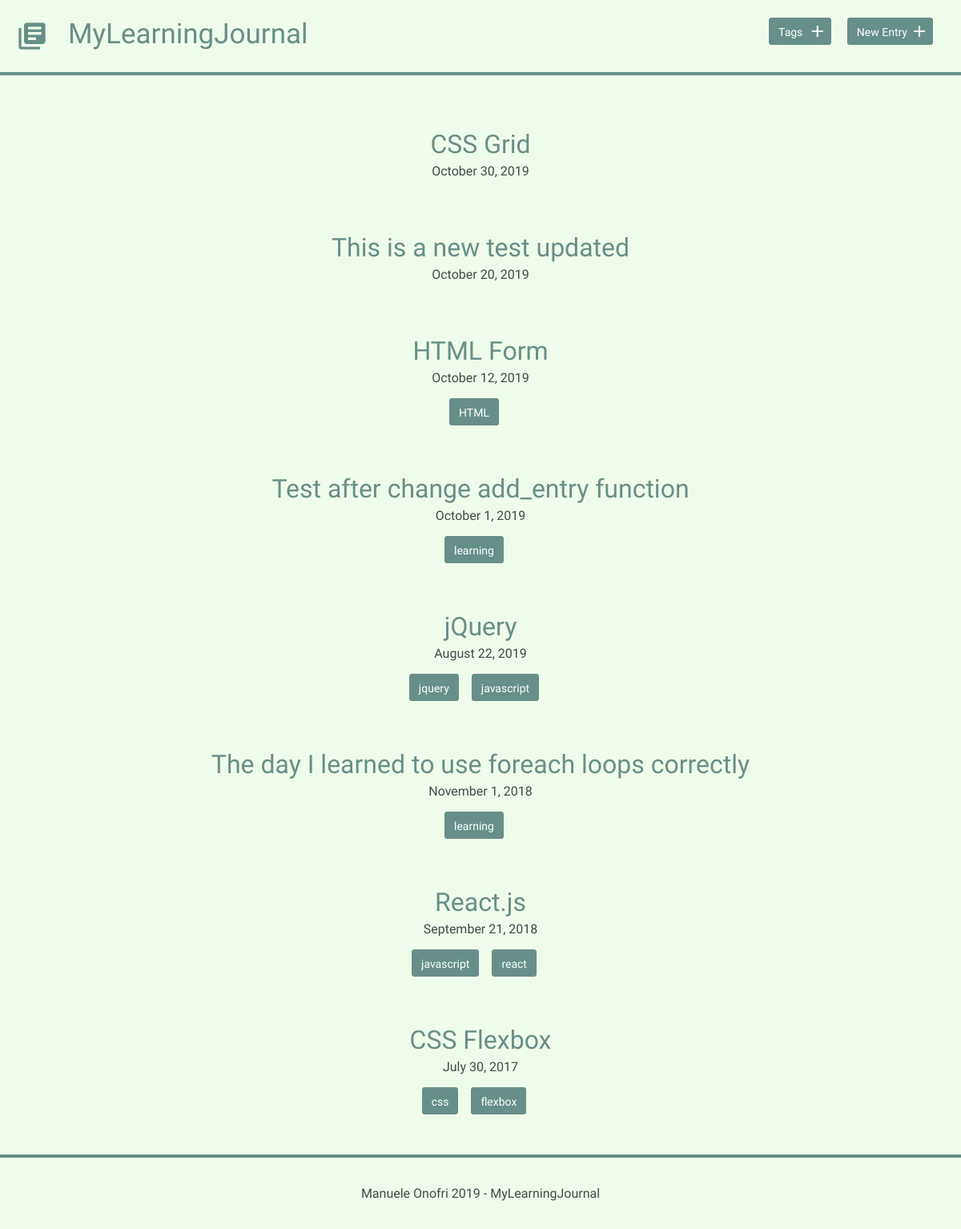
The app's page /, older data.
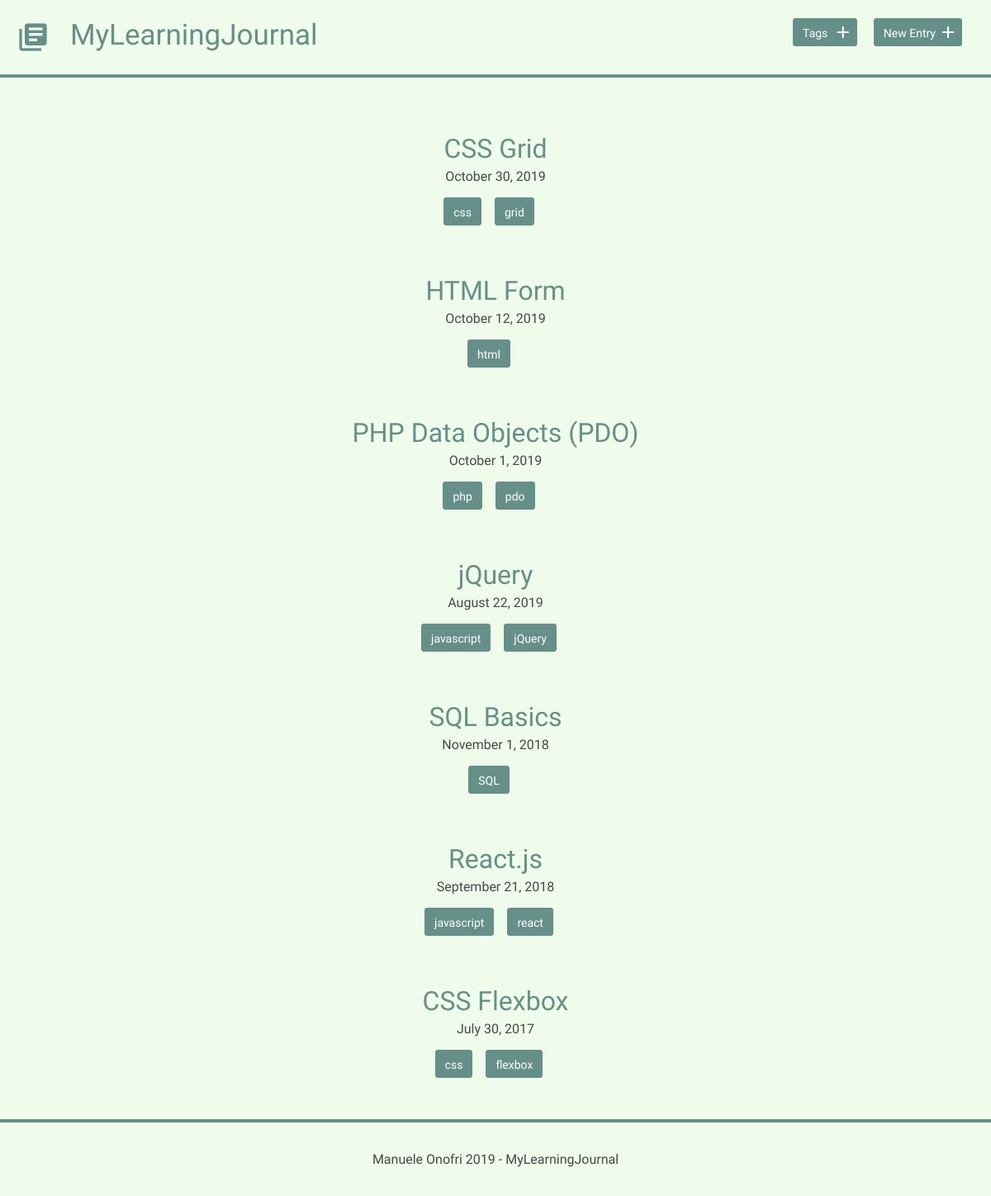
The same page, newer data.
### tables this page shows
CREATE TABLE "entries" (
	`id`	INTEGER,
	`title`	TEXT,
	`date`	TEXT,
	`time_spent`	INTEGER,
	`learned`	BLOB,
	`resources`	BLOB,
	PRIMARY KEY(`id`)
);

### index.php (called while the page is built)
<?php
include('inc/functions.php');
$entries = get_entries();
include('inc/header.php');
include('inc/entriesList.php');
include('inc/footer.php');
?>

### inc/functions.php (called while the page is built, shortened)
<?php
function get_entries() {
    include('connection.php');
    try {
       $results = $db->query('SELECT * FROM entries ORDER BY date DESC');
    } catch (Exception $e) {
       $e->getMessage();
    }
    $entries = $results->fetchAll(PDO::FETCH_ASSOC);
    return $entries;
}
function get_tags_per_entry($entry_id) {
    include('connection.php');
    try {
        $results = $db->query('SELECT tags.name, tags.id FROM tags JOIN entries_tags
                                ON tags.id = entries_tags.tags_id
                                WHERE entries_tags.entries_id = ?');
        $results->bindValue(1, $entry_id, PDO::PARAM_INT);
        $results->execute();
    } catch (Exception $e) {
       $e->getMessage();
    }
    $tags = $results->fetchAll(PDO::FETCH_ASSOC);
    return $tags;
}

### inc/entriesList.php (the view)
<div class="entry-list">
    <?php
    foreach ($entries as $entry) {
    $tags = get_tags_per_entry($entry['id']);
    ?>
        <article>
            <h2>
                <a href="detail.php?id=<?php echo $entry['id']; ?>">
                    <?php echo $entry['title']; ?>
                </a>
            </h2>
            <time datetime="<?php echo $entry['date']; ?>">
                <?php echo strftime("%B %e, %G", strtotime($entry['date'])); ?>
            </time>
            <?php
            if (!empty($tags)) {
                echo "<div class='tags-list'>";
                foreach ($tags as $tag) {
                    echo "<a href='tags.php?id=" . $tag['id'] . "' class='button button-tag'>" . $tag['name'] . "</a>";
                }
                echo "</div>";
            }
            ?>
        </article>
    <?php } ?>
</div>

Row changes from the older to the newer data that the page shows:
removed entries: title "This is a new test updated", date "October 20, 2019"
changed entries "HTML Form": name "HTML" → "html"
changed entries: title "Test after change add_entry function" → "PHP Data Objects (PDO)"
changed entries "jQuery": name "jquery" → "jQuery"
changed entries: title "The day I learned to use foreach loops correctly" → "SQL Basics"
Text that changed along with them:
new list line: "css"
new list line: "grid"
new list line: "php"
new list line: "pdo"
new list line: "SQL"
list line gone: "learning"
